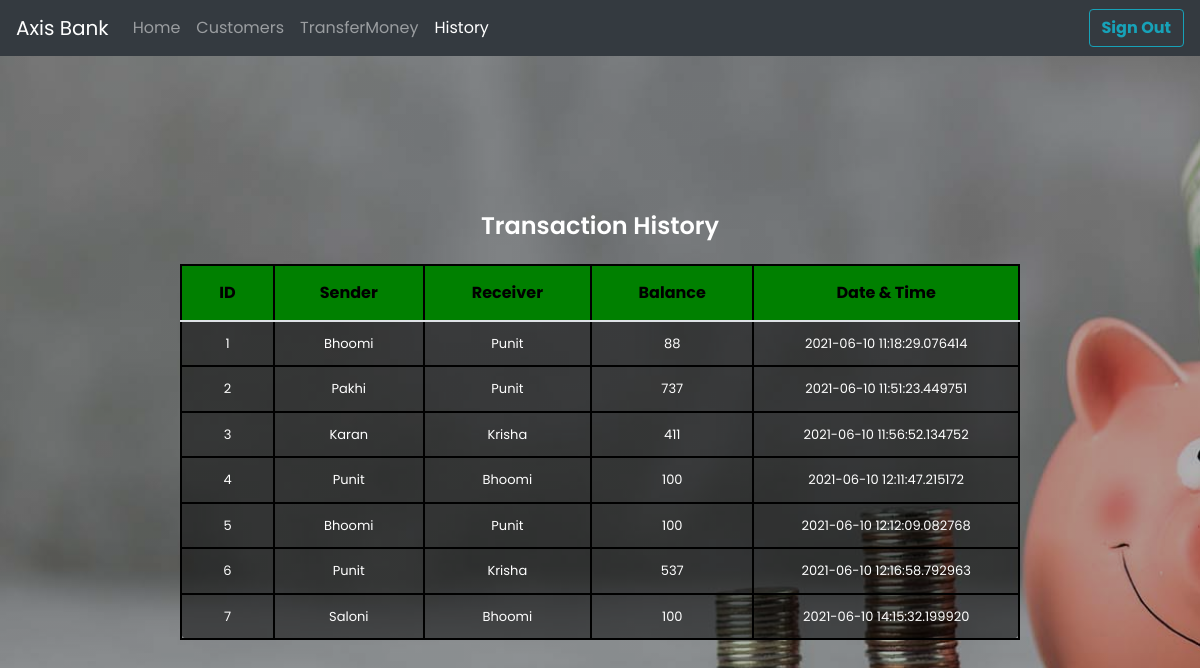
The page /history.php on the database its author committed.
### tables this page shows
CREATE TABLE `history` (
  `ID` int(255) NOT NULL,
  `sender` varchar(20) NOT NULL,
  `receiver` varchar(20) NOT NULL,
  `balance` int(255) NOT NULL,
  `date_time` datetime(6) NOT NULL DEFAULT current_timestamp(6)
);

### history.php (the view, shortened to what this page needs)
<!DOCTYPE html>
<html>
<head>
	    <link rel="stylesheet" type="text/css" href="CSS/style.css">
	    <link rel="stylesheet" href="https://maxcdn.bootstrapcdn.com/bootstrap/4.0.0/css/bootstrap.min.css">
	    <link rel="stylesheet" href="https://cdnjs.cloudflare.com/ajax/libs/font-awesome/4.7.0/css/font-awesome.min.css">
</head>
<body>
  	<nav class="navbar navbar-expand-lg navbar-dark bg-dark fixed-top">
  		<a class="navbar-brand" href="main.php">Axis Bank</a>
  		<div class="collapse navbar-collapse" id="navbarSupportedContent">
		    <ul class="navbar-nav mr-auto">
		      	<li class="nav-item">
		        	<a class="nav-link" href="main.php">Home <span class="sr-only">(current)</span></a>
		      	</li>
		      	<li class="nav-item">
		        	<a class="nav-link" href="customers.php">Customers</a>
		      	</li>
		      	<li class="nav-item">
		        	<a class="nav-link" href="out_transaction.php">TransferMoney</a>
		      	</li>
		      	<li class="nav-item active">
		        	<a class="nav-link" href="history.php">History</a>
		      	</li>
		    </ul>
	  			<div>
					<a href="signout.php">
						<button class="btn btn-outline-info" type="button" id="signout" >
							<b>Sign Out</b>
						</button>
					</a>
				</div>
  		</div>
	</nav>
	<div class="table-responsive" style="width: 70%;">
   			<div class="center-div pt-4 pb-4">
   				<div class="pt-5 m-auto">
   					<p class="login-register-text" style="font-size: 1.5rem;">Transaction History</p>
   				</div>
				<table class="table">
					<thead>
						<tr>
							<th scope="col">ID</th>
							<th scope="col">Sender</th>
							<th scope="col">Receiver</th>
							<th scope="col">Balance</th>
							<th scope="col">Date & Time</th>
						</tr>
					</thead>
					<tbody>
						<?php
						include 'connection.php';
							$sel_cust = "SELECT * FROM history ";
							$res = mysqli_query($conf, $sel_cust);
							$i = 1;
							while($ans = mysqli_fetch_array($res))
							{
							?>
								<tr>
									<td><?php echo $i ?></td>
									<td><?php echo $ans['sender'] ?></td>
									<td><?php echo $ans['receiver'] ?></td>
									<td><?php echo $ans['balance'] ?></td>
									<td><?php echo $ans['date_time'] ?></td>
								</tr>
							<?php
							$i = $i+1;
							}
							?>
					</tbody>
				</table>
			</div>
    </div>
</body>
</html>

### CSS/style.css (style rules this page uses)
* { margin: 0; padding: 0; box-sizing: border-box; font-family: 'poppins', sans serif; }
.login-register-text { font-size: 1.1rem; text-align: center; margin-bottom: 20px; display: block; text-transform: capitalize; color: white; font-weight: 600; }

### history.php (style rules this page uses)
body { width: 100%; min-height: 100vh; background-image: linear-gradient(rgba(0,0,0,.3), rgba(0,0,0,.3)), url(images/bg2.jpg); display: flex; background-position: center; background-size: cover; justify-content: center; align-items: center; }
.center-div table { border-radius: 10px; border:2px solid black; margin: auto; background: rgba(0,0,0,0.5); }
.center-div th, td { border: 2px solid black; padding: 15px 25px; text-align: center; color: white; font-size: 13px; }
.center-div th { font-weight: 400px; background: green; font-size: 16px; color: black; }

### rows shown on the page
history: sender "Bhoomi", receiver "Punit", balance "88", date_time "2021-06-10 11:18:29.076414"
history: sender "Pakhi", receiver "Punit", balance "737", date_time "2021-06-10 11:51:23.449751"
history: sender "Karan", receiver "Krisha", balance "411", date_time "2021-06-10 11:56:52.134752"
history: sender "Punit", receiver "Bhoomi", balance "100", date_time "2021-06-10 12:11:47.215172"
history: sender "Bhoomi", receiver "Punit", balance "100", date_time "2021-06-10 12:12:09.082768"
history: sender "Punit", receiver "Krisha", balance "537", date_time "2021-06-10 12:16:58.792963"
history: sender "Saloni", receiver "Bhoomi", balance "100", date_time "2021-06-10 14:15:32.199920"
